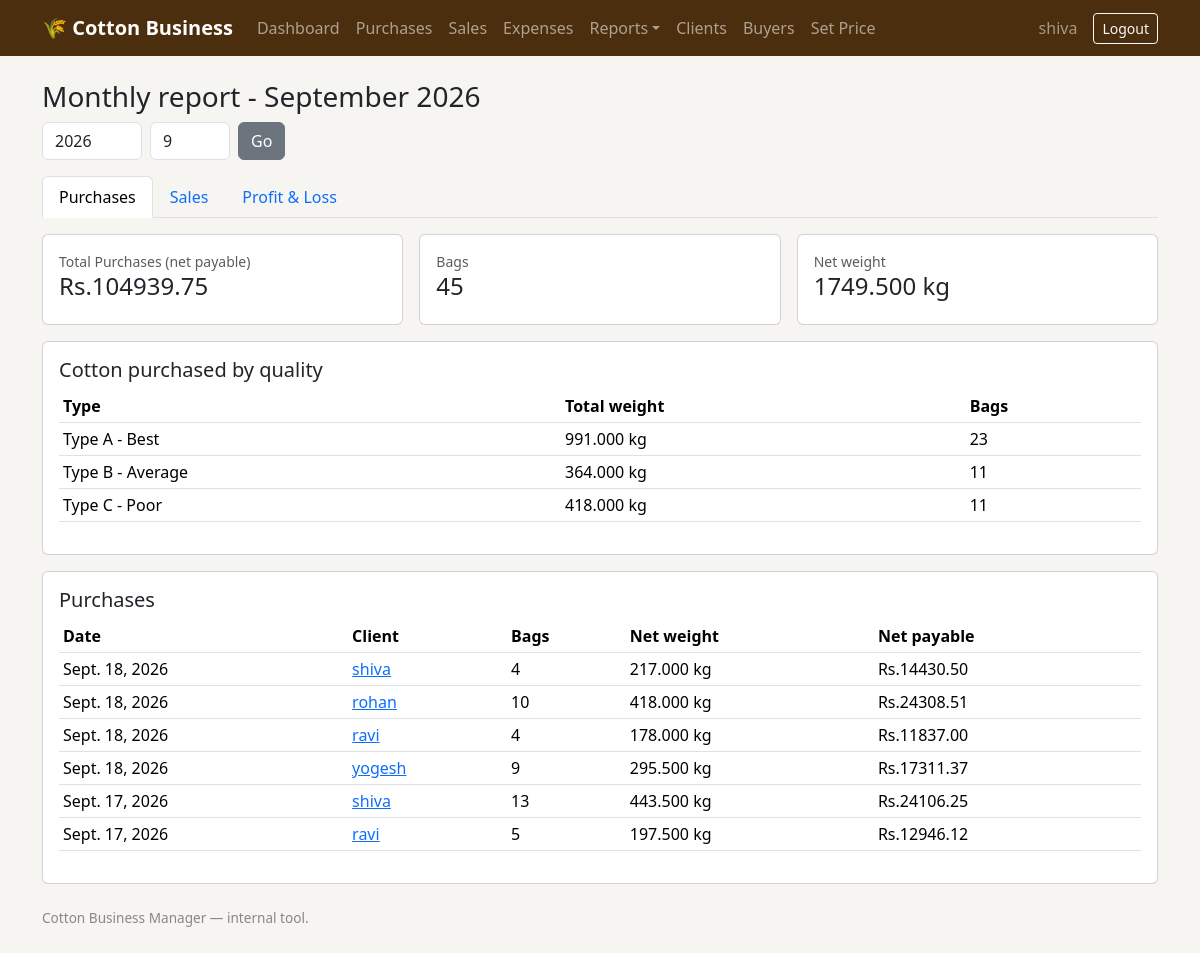
The app's page /reports/monthly/ (signed in) with its own data.
### core/models.py (models this page shows, shortened)
class Purchase(models.Model):
    date = models.DateField(default=timezone.now)
    client = models.ForeignKey(Client, on_delete=models.PROTECT, related_name="purchases")
    unit = models.CharField(max_length=3, choices=UNIT_CHOICES, default="QTL")
    live_price = models.ForeignKey(
        LivePrice, on_delete=models.PROTECT, null=True, blank=True,
        help_text="Leave blank to use the manual price below instead.",
    )
    manual_price_per_quintal = models.DecimalField(
        max_digits=10, decimal_places=2, null=True, blank=True,
        help_text="Used only if no live price is selected above. This is the Type A price.",
    )
    price_type_b_per_quintal = models.DecimalField(
        max_digits=10, decimal_places=2, null=True, blank=True,
        help_text="Price per quintal for Type B (average) bags in this purchase.",
    )
    price_type_c_per_quintal = models.DecimalField(
        max_digits=10, decimal_places=2, null=True, blank=True,
        help_text="Price per quintal for Type C (poor) bags in this purchase.",
    )
    cash_cutting_rule = models.ForeignKey(CashCuttingRule, on_delete=models.PROTECT, null=True, blank=True, help_text="Leave blank if entering a custom rate below.")
    tare_rule = models.ForeignKey(TareRule, on_delete=models.PROTECT, null=True, blank=True, help_text="Leave blank if entering a custom tare below.")
    custom_cash_cutting_rate_percent = models.DecimalField(max_digits=5, decimal_places=2, null=True, blank=True, help_text="Custom cash-cutting % for this purchase only.")
    custom_tare_per_bag_kg = models.DecimalField(
        max_digits=6, decimal_places=3, null=True, blank=True,
        help_text="Deprecated — superseded by custom_tare_big_kg / custom_tare_small_kg below. Kept for backward compatibility, no longer used in calculations.",
    )
    custom_tare_big_kg = models.DecimalField(
        max_digits=6, decimal_places=3, null=True, blank=True,
        help_text="Custom tare (kg) for Big bags in this purchase only. Leave blank to use the default (1.0 kg unless a TareRule says otherwise).",
    )
    custom_tare_small_kg = models.DecimalField(
        max_digits=6, decimal_places=3, null=True, blank=True,
        help_text="Custom tare (kg) for Small bags in this purchase only. Leave blank to use the default (0.5 kg unless a TareRule says otherwise).",
    )
    gross_weight_kg = models.DecimalField(max_digits=10, decimal_places=3, default=0, editable=False)
    num_bags = models.PositiveIntegerField(default=0, editable=False)
    tare_weight_kg = models.DecimalField(max_digits=10, decimal_places=3, default=0, editable=False)
    net_weight_kg = models.DecimalField(max_digits=10, decimal_places=3, default=0, editable=False)
    price_used_per_quintal = models.DecimalField(max_digits=10, decimal_places=2, default=0, editable=False)
    gross_amount = models.DecimalField(max_digits=12, decimal_places=2, default=0, editable=False)
    cash_cutting_amount = models.DecimalField(max_digits=12, decimal_places=2, default=0, editable=False)
    net_payable = models.DecimalField(max_digits=12, decimal_places=2, default=0, editable=False)
    net_weight_type_a_kg = models.DecimalField(max_digits=10, decimal_places=3, default=0, editable=False)
    net_weight_type_b_kg = models.DecimalField(max_digits=10, decimal_places=3, default=0, editable=False)
    net_weight_type_c_kg = models.DecimalField(max_digits=10, decimal_places=3, default=0, editable=False)
    gross_amount_type_a = models.DecimalField(max_digits=12, decimal_places=2, default=0, editable=False)
    gross_amount_type_b = models.DecimalField(max_digits=12, decimal_places=2, default=0, editable=False)
    gross_amount_type_c = models.DecimalField(max_digits=12, decimal_places=2, default=0, editable=False)
    notes = models.TextField(blank=True)
    created_at = models.DateTimeField(auto_now_add=True)
    class Meta:
        ordering = ["-date", "-created_at"]

class Client(models.Model):
    name = models.CharField(max_length=150)
    phone = models.CharField(max_length=20, blank=True)
    address = models.TextField(blank=True)
    created_at = models.DateTimeField(auto_now_add=True)
    class Meta:
        ordering = ["name"]
    def __str__(self):
        return self.name

### core/views.py (the view)
# urls.py: path("reports/monthly/", views.report_monthly, name="report_monthly"),
@login_required
def report_monthly(request):
    year = int(request.GET.get("year", timezone.localdate().year))
    month = int(request.GET.get("month", timezone.localdate().month))
    section = request.GET.get("section", "purchases")
    first_day = date(year, month, 1)
    last_day = date(year, month, calendar.monthrange(year, month)[1])
    report = SECTION_REPORT_FUNCS.get(section, services.purchase_report)(first_day, last_day)
    date_qs = f"year={year}&month={month}"
    return render(
        request,
        "core/report.html",
        {
            "report": report,
            "title": f"Monthly report - {first_day:%B %Y}",
            "mode": "monthly",
            "year": year,
            "month": month,
            "section": section,
            "tab_urls": {name: f"?{date_qs}&section={name}" for name in SECTION_REPORT_FUNCS},
        },
    )

### core/services.py (called while the page is built)
def purchase_totals(date_from, date_to):
    qs = Purchase.objects.filter(date__gte=date_from, date__lte=date_to)
    agg = qs.aggregate(
        total_gross=Sum("gross_amount"),
        total_cash_cutting=Sum("cash_cutting_amount"),
        total_net_payable=Sum("net_payable"),
        total_net_weight_kg=Sum("net_weight_kg"),
        total_bags=Sum("num_bags"),
    )
    money_keys = {"total_gross", "total_cash_cutting", "total_net_payable"}
    result = {}
    for k, v in agg.items():
        v = v or Decimal("0")
        result[k] = v.quantize(TWO_PLACES) if k in money_keys else (
            v.quantize(THREE_PLACES) if k == "total_net_weight_kg" else v
        )
    return result, qs

def grade_totals(date_from, date_to):
    qs = (
        PurchaseBag.objects.filter(purchase__date__gte=date_from, purchase__date__lte=date_to)
        .values("grade")
        .annotate(total_weight_kg=Sum("weight_kg"), total_bags=Count("id"))
    )
    by_grade = {row["grade"]: row for row in qs}
    grade_labels = dict(GRADE_CHOICES)
    return [
        {
            "grade": code,
            "label": grade_labels[code],
            "total_weight_kg": (by_grade.get(code, {}).get("total_weight_kg") or Decimal("0")).quantize(
                THREE_PLACES
            ),
            "total_bags": by_grade.get(code, {}).get("total_bags") or 0,
        }
        for code in ("A", "B", "C")
    ]

def purchase_report(date_from, date_to):
    totals, qs = purchase_totals(date_from, date_to)
    return {
        "date_from": date_from,
        "date_to": date_to,
        **totals,
        "grade_totals": grade_totals(date_from, date_to),
        "purchases": qs.select_related("client").order_by("-date", "-created_at"),
    }

### core/templates/core/report.html (shortened to what this page needs)
{% extends "core/base.html" %}
{% block content %}
<h3>{{ title }}</h3>
{% if mode == "daily" %}
<form method="get" class="row g-2 mb-3">
  <div class="col-auto"><input type="date" name="date" value="{{ day|date:'Y-m-d' }}" class="form-control"></div>
  <input type="hidden" name="section" value="{{ section }}">
  <div class="col-auto"><button class="btn btn-secondary">Go</button></div>
</form>
{% elif mode == "monthly" %}
<form method="get" class="row g-2 mb-3">
  <div class="col-auto"><input type="number" name="year" value="{{ year }}" class="form-control" style="width:100px;"></div>
  <div class="col-auto"><input type="number" name="month" value="{{ month }}" min="1" max="12" class="form-control" style="width:80px;"></div>
  <div class="col-auto"><button class="btn btn-secondary">Go</button></div>
</form>
{% endif %}
<ul class="nav nav-tabs mb-3">
  <li class="nav-item"><a class="nav-link {% if section == 'purchases' %}active{% endif %}" href="{{ tab_urls.purchases }}">Purchases</a></li>
  <li class="nav-item"><a class="nav-link {% if section == 'sales' %}active{% endif %}" href="{{ tab_urls.sales }}">Sales</a></li>
  <li class="nav-item"><a class="nav-link {% if section == 'profit_loss' %}active{% endif %}" href="{{ tab_urls.profit_loss }}">Profit &amp; Loss</a></li>
</ul>
{% if section == "purchases" %}
  <div class="row g-3">
    <div class="col-md-4"><div class="card p-3"><small class="text-muted">Total Purchases (net payable)</small><h4>Rs.{{ report.total_net_payable }}</h4></div></div>
    <div class="col-md-4"><div class="card p-3"><small class="text-muted">Bags</small><h4>{{ report.total_bags }}</h4></div></div>
    <div class="col-md-4"><div class="card p-3"><small class="text-muted">Net weight</small><h4>{{ report.total_net_weight_kg }} kg</h4></div></div>
  </div>
  <div class="card p-3 mt-3">
    <h5>Cotton purchased by quality</h5>
    <table class="table table-sm">
      <thead><tr><th>Type</th><th>Total weight</th><th>Bags</th></tr></thead>
      <tbody>
      {% for row in report.grade_totals %}
        <tr><td>{{ row.label }}</td><td>{{ row.total_weight_kg }} kg</td><td>{{ row.total_bags }}</td></tr>
      {% endfor %}
      </tbody>
    </table>
  </div>
  <div class="card p-3 mt-3">
    <h5>Purchases</h5>
    <table class="table table-sm">
      <thead><tr><th>Date</th><th>Client</th><th>Bags</th><th>Net weight</th><th>Net payable</th></tr></thead>
      <tbody>
      {% for p in report.purchases %}
        <tr>
          <td>{{ p.date }}</td>
          <td><a href="{% url 'core:purchase_detail' p.pk %}">{{ p.client }}</a></td>
          <td>{{ p.num_bags }}</td>
          <td>{{ p.net_weight_kg }} kg</td>
          <td>Rs.{{ p.net_payable }}</td>
        </tr>
      {% empty %}
        <tr><td colspan="5">No purchases in this period.</td></tr>
      {% endfor %}
      </tbody>
    </table>
  </div>
{% endif %}
{% endblock %}

### core/templates/core/base.html (shortened to what this page needs)
<!DOCTYPE html>
<html lang="en">
<head>
<link href="https://cdn.jsdelivr.net/npm/bootstrap@5.3.3/dist/css/bootstrap.min.css" rel="stylesheet">
</head>
<body>
{% if user.is_authenticated %}
<nav class="navbar navbar-expand-lg navbar-dark" style="background:#4b2e0e;">
  <div class="container">
    <a class="navbar-brand" href="{% url 'core:dashboard' %}">🌾 Cotton Business</a>
    <div class="collapse navbar-collapse" id="nav">
      <ul class="navbar-nav me-auto">
        <li class="nav-item"><a class="nav-link" href="{% url 'core:dashboard' %}">Dashboard</a></li>
        <li class="nav-item"><a class="nav-link" href="{% url 'core:purchase_list' %}">Purchases</a></li>
        <li class="nav-item"><a class="nav-link" href="{% url 'core:sale_list' %}">Sales</a></li>
        <li class="nav-item"><a class="nav-link" href="{% url 'core:expense_list' %}">Expenses</a></li>
        <li class="nav-item dropdown">
          <a class="nav-link dropdown-toggle" href="#" role="button" data-bs-toggle="dropdown">Reports</a>
        </li>
        <li class="nav-item"><a class="nav-link" href="{% url 'core:client_list' %}">Clients</a></li>
        <li class="nav-item"><a class="nav-link" href="{% url 'core:buyer_list' %}">Buyers</a></li>
        <li class="nav-item"><a class="nav-link" href="{% url 'core:set_today_price' %}">Set Price</a></li>
      </ul>
      <span class="navbar-text me-3 text-white-50">{{ user.username }}</span>
      <form action="{% url 'logout' %}" method="post" class="d-inline"> {% csrf_token %} <button type="submit" class="btn btn-outline-light btn-sm">Logout</button> </form>
    </div>
  </div>
</nav>
{% endif %}
<div class="container py-4">
  {% block content %}{% endblock %}
</div>
<div class="container pb-4">
  <footer>Cotton Business Manager — internal tool.</footer>
</div>
</body>
</html>

### core/templates/core/base.html (style rules this page uses)
body { background:#f7f5f2; }
.navbar-brand { font-weight: 600; }
footer { color:#888; font-size: .85rem; }

### records on screen
Purchase: date "Sept. 18, 2026", client "shiva", num_bags "4", net_weight_kg "217.000", net_payable "14430.50"
Purchase: date "Sept. 18, 2026", client "rohan", num_bags "10", net_weight_kg "418.000", net_payable "24308.51"
Purchase: date "Sept. 18, 2026", client "ravi", num_bags "4", net_weight_kg "178.000", net_payable "11837.00"
Purchase: date "Sept. 18, 2026", client "yogesh", num_bags "9", net_weight_kg "295.500", net_payable "17311.37"
Purchase: date "Sept. 17, 2026", client "shiva", num_bags "13", net_weight_kg "443.500", net_payable "24106.25"
Purchase: date "Sept. 17, 2026", client "ravi", num_bags "5", net_weight_kg "197.500", net_payable "12946.12"

### other values on screen
{{ user.username }} "shiva"
{{ title }} "Monthly report - September 2026"
{{ report.total_net_payable }} "104939.75"
{{ report.total_bags }} "45"
{{ report.total_net_weight_kg }} "1749.500"
{{ row.label }} "Type A - Best" "Type B - Average" "Type C - Poor"
{{ row.total_weight_kg }} "991.000" "364.000" "418.000"
{{ row.total_bags }} "23" "11" "11"
